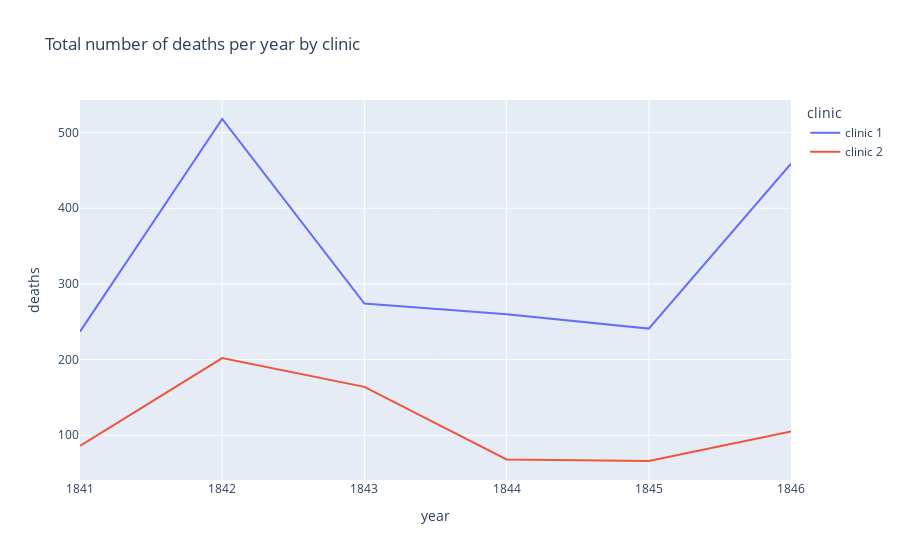

Write notebook code for a chart like this one.
### Code cell
line = px.line(
    df_yearly,
    x="year",
    y="deaths",
    color="clinic",
    title="Total number of deaths per year by clinic",
)

line.show()

### Figure 1 — Plotly figure (JSON) as saved in the notebook; plotly's stock layout.template omitted (floating-point values rounded to 4 significant figures)
{"data": [{"hovertemplate": "clinic=clinic 1<br>year=%{x}<br>deaths=%{y}<extra></extra>", "legendgroup": "clinic 1", "line": {"color": "#636efa", "dash": "solid"}, "marker": {"symbol": "circle"}, "mode": "lines", "name": "clinic 1", "orientation": "v", "showlegend": true, "type": "scatter", "x": [1841, 1842, 1843, 1844, 1845, 1846], "xaxis": "x", "y": [237, 518, 274, 260, 241, 459], "yaxis": "y"}, {"hovertemplate": "clinic=clinic 2<br>year=%{x}<br>deaths=%{y}<extra></extra>", "legendgroup": "clinic 2", "line": {"color": "#EF553B", "dash": "solid"}, "marker": {"symbol": "circle"}, "mode": "lines", "name": "clinic 2", "orientation": "v", "showlegend": true, "type": "scatter", "x": [1841, 1842, 1843, 1844, 1845, 1846], "xaxis": "x", "y": [86, 202, 164, 68, 66, 105], "yaxis": "y"}], "layout": {"legend": {"title": {"text": "clinic"}, "tracegroupgap": 0}, "title": {"text": "Total number of deaths per year by clinic"}, "xaxis": {"anchor": "y", "domain": [0, 1], "title": {"text": "year"}}, "yaxis": {"anchor": "x", "domain": [0, 1], "title": {"text": "deaths"}}}}
